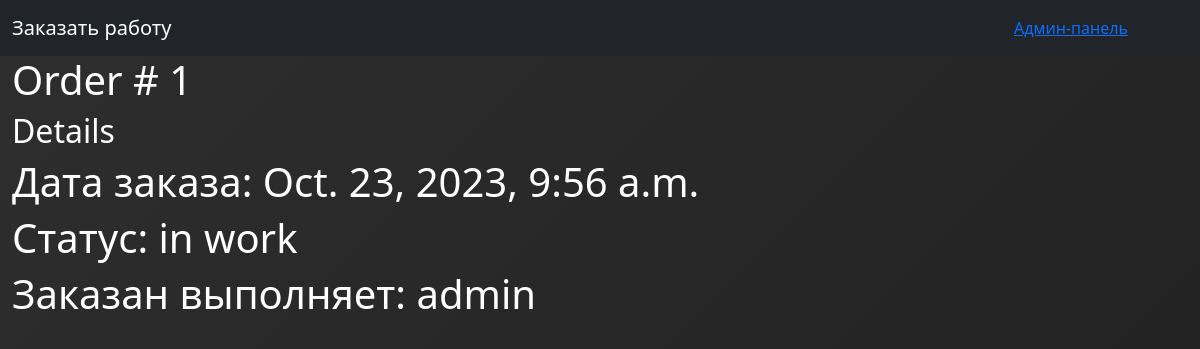
Page /shop/order/1 on the committed database.
### shop/models.py (models this page shows)
class Order(models.Model):
    choicesorderstatus = [
        ('Accepted','Заказ принят'),
        ('paid','Заказ оплачен'),
        ('in work','Выполняется'),
        ('comleted','Выполнен'),
    ]
    coursetype = models.ForeignKey(Course, on_delete=models.PROTECT)
    date = models.DateTimeField(auto_now_add=True, verbose_name="Дата заказа")
    status = models.CharField(max_length=255, choices=choicesorderstatus)
    user = models.ForeignKey(User, on_delete=models.PROTECT)

### shop/views.py (the view)
# urls.py: path('order/<int:pk>', views.OrderDetail.as_view(), name = 'order'),
class OrderDetail(DetailView):
    template_name = 'shop/orders.html'
    queryset = (models.Order.objects.select_related('user').prefetch_related('coursetype'))
    model = models.Order

### templates/shop/orders.html
{% extends "base.html" %}
{% load static %}
{% block content %}
<h1>Order # {{order.pk}}</h1>
<h2>Details</h2>
<h1>Дата заказа: {{order.date}}</h1>
<h1>Статус: {{order.status}}</h1>
<h1>Заказан выполняет: {{order.user}}</h1>
{% endblock content %}

### static/css/main.css (style rules this page uses)
html,body { height: 100%; }
body { color: white; background-image: url(../img/bg.jpg) }
* { box-sizing: border-box; }

### rows in the picture
Order: pk "1", date "Oct. 23, 2023, 9:56 a.m.", status "in work", user "admin"
